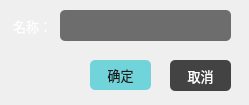
<?xml version="1.0" encoding="UTF-8"?>
<ui version="4.0">
 <class>mkdirfolderwidget</class>
 <widget class="QWidget" name="mkdirfolderwidget">
  <property name="geometry">
   <rect>
    <x>0</x>
    <y>0</y>
    <width>249</width>
    <height>105</height>
   </rect>
  </property>
  <property name="font">
   <font>
    <family>OPPOSans B</family>
    <pointsize>10</pointsize>
    <stylestrategy>PreferAntialias</stylestrategy>
   </font>
  </property>
  <property name="windowTitle">
   <string>创建分类</string>
  </property>
  <property name="windowIcon">
   <iconset resource="lib.qrc">
    <normaloff>:/lib/icon9.png</normaloff>:/lib/icon9.png</iconset>
  </property>
  <property name="styleSheet">
   <string notr="true">
color: rgb(255, 255, 255);</string>
  </property>
  <layout class="QVBoxLayout" name="verticalLayout">
   <property name="leftMargin">
    <number>0</number>
   </property>
   <property name="topMargin">
    <number>0</number>
   </property>
   <property name="rightMargin">
    <number>0</number>
   </property>
   <property name="bottomMargin">
    <number>0</number>
   </property>
   <item>
    <widget class="QWidget" name="widget" native="true">
     <property name="styleSheet">
      <string notr="true">#widget{
border-image: url(:/lib/back1.png);
}</string>
     </property>
     <widget class="QToolButton" name="toolButton_cancel">
      <property name="geometry">
       <rect>
        <x>170</x>
        <y>60</y>
        <width>61</width>
        <height>31</height>
       </rect>
      </property>
      <property name="font">
       <font>
        <family>OPPOSans B</family>
        <pointsize>10</pointsize>
        <stylestrategy>PreferAntialias</stylestrategy>
       </font>
      </property>
      <property name="styleSheet">
       <string notr="true">QToolButton {
	color: rgb(255, 255, 255);
	
	background-color: rgb(67, 67, 67);
	border-radius: 5px;
}

QToolButton::menu-indicator { 
	image: None;
}

 
QToolButton:hover {
	color: rgb(255, 255, 255);
	background-color: rgb(67, 67, 67);
}</string>
      </property>
      <property name="text">
       <string>取消</string>
      </property>
     </widget>
     <widget class="QToolButton" name="toolButton_ok">
      <property name="geometry">
       <rect>
        <x>90</x>
        <y>60</y>
        <width>61</width>
        <height>30</height>
       </rect>
      </property>
      <property name="minimumSize">
       <size>
        <width>0</width>
        <height>30</height>
       </size>
      </property>
      <property name="maximumSize">
       <size>
        <width>16777215</width>
        <height>30</height>
       </size>
      </property>
      <property name="font">
       <font>
        <family>OPPOSans B</family>
        <pointsize>10</pointsize>
        <stylestrategy>PreferAntialias</stylestrategy>
       </font>
      </property>
      <property name="styleSheet">
       <string notr="true">QToolButton {
	color: rgb(26, 26, 26);
	background-color: rgb(113, 212, 219);
	border-radius: 5px;
}

QToolButton::menu-indicator { 
	image: None;
}

 
QToolButton:hover {
	color: rgb(26, 26, 26);
	background-color: rgb(113, 212, 219);
}</string>
      </property>
      <property name="text">
       <string>确定</string>
      </property>
     </widget>
     <widget class="QLineEdit" name="lineEdit_name">
      <property name="geometry">
       <rect>
        <x>60</x>
        <y>10</y>
        <width>171</width>
        <height>31</height>
       </rect>
      </property>
      <property name="font">
       <font>
        <family>OPPOSans B</family>
        <pointsize>10</pointsize>
        <stylestrategy>PreferAntialias</stylestrategy>
       </font>
      </property>
      <property name="styleSheet">
       <string notr="true">QLineEdit{
color:#ced4da;
border-radius: 14px;
background-color: rgb(25, 25, 25, 155);
border: 0px solid rgba(255, 255, 255, 0);
border-radius: 5px;
padding-left:10px;
padding-right:10px;
}</string>
      </property>
     </widget>
     <widget class="QLabel" name="label">
      <property name="geometry">
       <rect>
        <x>13</x>
        <y>10</y>
        <width>51</width>
        <height>31</height>
       </rect>
      </property>
      <property name="font">
       <font>
        <family>OPPOSans B</family>
        <pointsize>10</pointsize>
        <stylestrategy>PreferAntialias</stylestrategy>
       </font>
      </property>
      <property name="text">
       <string>名称：</string>
      </property>
     </widget>
    </widget>
   </item>
  </layout>
 </widget>
 <resources>
  <include location="lib.qrc"/>
 </resources>
 <connections/>
</ui>
